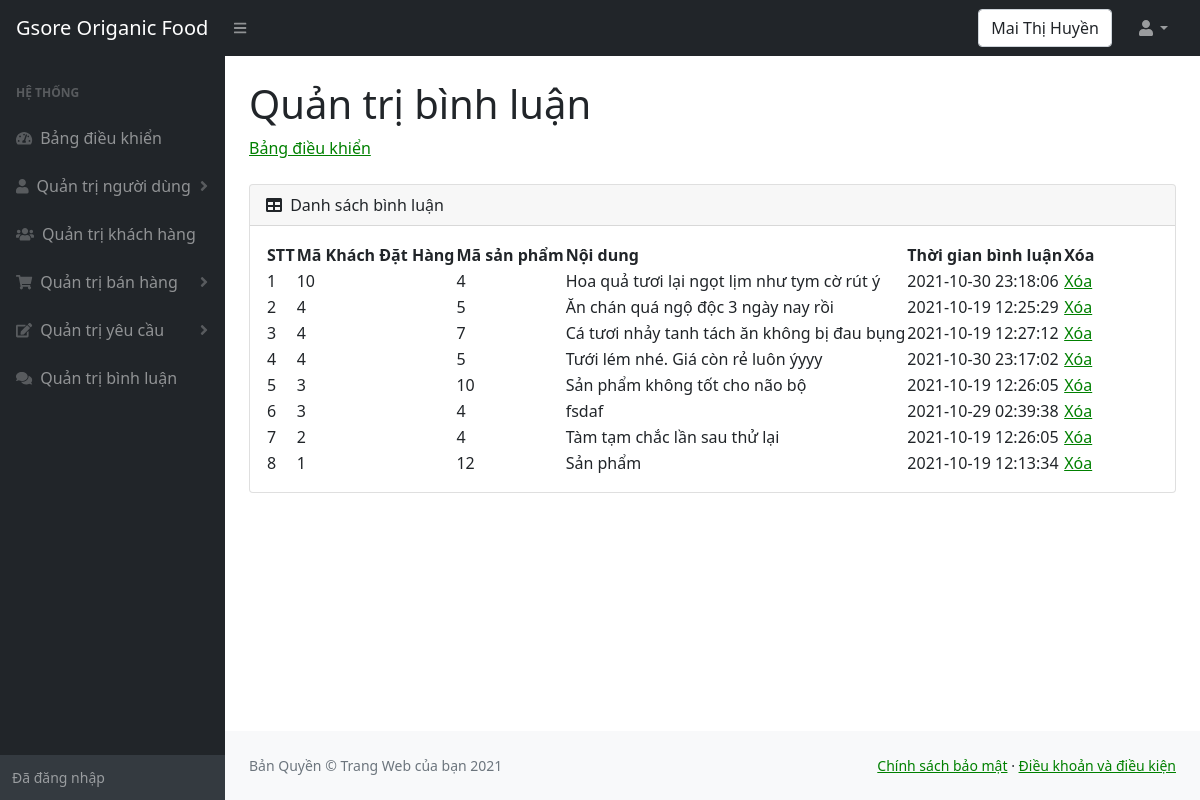
Page /nhanvien/binhluan.php (signed in) on the committed database.
### tables this page shows
CREATE TABLE `binhluan` (
  `makhachdathang` int(10) NOT NULL,
  `masanpham` int(10) NOT NULL,
  `noidungbinhluan` text NOT NULL,
  `thoigianbinhluan` datetime NOT NULL
);

### nhanvien/binhluan.php (the view, shortened to what this page needs)
<!DOCTYPE html>
<html lang="en">
<head>
    <link href="https://cdn.jsdelivr.net/npm/simple-datatables@latest/dist/style.css" rel="stylesheet" />
    <link href="css/styles.css" rel="stylesheet" />
</head>
<body class="sb-nav-fixed">
    <nav class="sb-topnav navbar navbar-expand navbar-dark bg-dark">
        <a class="navbar-brand ps-3" href="../index.php">Gsore Origanic Food </a>
        <button class="btn btn-link btn-sm order-1 order-lg-0 me-4 me-lg-0" id="sidebarToggle" href="#!"><i class="fas fa-bars"></i></button>
        <form class="d-none d-md-inline-block form-inline ms-auto me-0 me-md-3 my-2 my-md-0">
            <div class="input-group">
                <div class="form-control"><?php echo $_SESSION['ten_nguoi_dung']; ?> </div>
            </div>
        </form>
        <ul class="navbar-nav ms-auto ms-md-0 me-3 me-lg-4">
            <li class="nav-item dropdown">
                <a class="nav-link dropdown-toggle" id="navbarDropdown" href="#" role="button" data-bs-toggle="dropdown" aria-expanded="false"><i class="fas fa-user fa-fw"></i></a>
            </li>
        </ul>
    </nav>
    <div id="layoutSidenav">
        <div id="layoutSidenav_nav">
            <nav class="sb-sidenav accordion sb-sidenav-dark" id="sidenavAccordion">
                <div class="sb-sidenav-menu">
                    <div class="nav">
                        <div class="sb-sidenav-menu-heading">Hệ thống</div>
                        <a class="nav-link" href="index.php">
                            <div class="sb-nav-link-icon"><i class="fas fa-tachometer-alt"></i></div>
                            Bảng điều khiển
                        </a>
                        <a class="nav-link collapsed" href="nguoidung.php" data-bs-toggle="collapse" data-bs-target="#collapseOne" aria-expanded="false" aria-controls="collapseOne">
                            <div class="sb-nav-link-icon"><i class="fas fa-user"></i></div>
                            Quản trị người dùng
                            <div class="sb-sidenav-collapse-arrow"><i class="fas fa-angle-down"></i></div>
                        </a>
                        <a class="nav-link" href="khachhang.php">
                            <div class="sb-nav-link-icon"><i class="fas fa-users"></i></div>
                            Quản trị khách hàng
                        </a>
                        <a class="nav-link collapsed" href="#" data-bs-toggle="collapse" data-bs-target="#collapseThree" aria-expanded="false" aria-controls="collapseThree">
                            <div class="sb-nav-link-icon"><i class="fas fa-shopping-cart"></i></div>
                            Quản trị bán hàng
                            <div class="sb-sidenav-collapse-arrow"><i class="fas fa-angle-down"></i></div>
                        </a>
                        <a class="nav-link collapsed" href="#" data-bs-toggle="collapse" data-bs-target="#collapseFour" aria-expanded="false" aria-controls="collapseFour">
                            <div class="sb-nav-link-icon"><i class="fas fa-edit"></i></div>
                            Quản trị yêu cầu
                            <div class="sb-sidenav-collapse-arrow"><i class="fas fa-angle-down"></i></div>
                        </a>
                        <a class="nav-link" href="binhluan.php">
                            <div class="sb-nav-link-icon"><i class="fas fa-comments"></i></div>
                            Quản trị bình luận
                        </a>
                    </div>
                </div>
                <div class="sb-sidenav-footer">
                    <div class="small">Đã đăng nhập</div>
                </div>
            </nav>
        </div>
        <div id="layoutSidenav_content">
            <main>
                <div class="container-fluid px-4">
                    <h1 class="mt-4">Quản trị bình luận</h1>
                    <ol class="breadcrumb mb-4">
                        <li class="breadcrumb-item"><a href="index.php">Bảng điều khiển </a></li>
                    </ol>
                    <div class="card mb-4">
                        <div class="card-header">
                            <i class="fas fa-table me-1"></i>
                            Danh sách bình luận
                        </div>
                        <div class="card-body">
                            <table id="datatablesSimple">
                                <thead>
                                    <tr>
                                        <th>STT</th>
                                        <th>Mã Khách Đặt Hàng</th>
                                        <th>Mã sản phẩm</th>
                                        <th>Nội dung</th>
                                        <th>Thời gian bình luận</th>
                                        <th>Xóa</th>
                                    </tr>
                                </thead>
                                <tbody>
                                    <?php
                                    include("../config.php");
                                    $sql = "
                                                  SELECT *
                                                  FROM binhluan
                                                  ORDER BY makhachdathang DESC
                                        ";
                                    $binh_luan = mysqli_query($ket_noi, $sql);
                                    $i = 0;
                                    while ($row = mysqli_fetch_array($binh_luan)) {
                                        $i++;; ?>
                                        <tr>
                                            <td><?php echo $i; ?></td>
                                            <td><?php echo $row["makhachdathang"]; ?></td>
                                            <td><?php echo $row["masanpham"]; ?></td>
                                            <td><?php echo $row["noidungbinhluan"]; ?></td>
                                            <td><?php echo $row["thoigianbinhluan"]; ?></td>
                                            <td><a href="binhluanxoa.php?id=<?php echo $row["makhachdathang"]; ?>">Xóa</a></td>
                                        </tr>
                                    <?php
                                    }; ?>
                                </tbody>
                            </table>
                        </div>
                    </div>
                </div>
            </main>
            <footer class="py-4 bg-light mt-auto">
                <div class="container-fluid px-4">
                    <div class="d-flex align-items-center justify-content-between small">
                        <div class="text-muted">Bản Quyền &copy; Trang Web của bạn 2021</div>
                        <div>
                            <a href="chinhsachbaomat.php">Chính sách bảo mật</a>
                            &middot;
                            <a href="chinhsachbaomat.php">Điều khoản và điều kiện</a>
                        </div>
                    </div>
                </div>
            </footer>
        </div>
    </div>
</body>
</html>

### rows in the picture
binhluan: makhachdathang "10", masanpham "4", noidungbinhluan "Hoa quả tươi lại ngọt lịm như tym cờ rút ý", thoigianbinhluan "2021-10-30 23:18:06"
binhluan: makhachdathang "4", masanpham "5", noidungbinhluan "Ăn chán quá ngộ độc 3 ngày nay rồi", thoigianbinhluan "2021-10-19 12:25:29"
binhluan: makhachdathang "4", masanpham "7", noidungbinhluan "Cá tươi nhảy tanh tách ăn không bị đau bụng", thoigianbinhluan "2021-10-19 12:27:12"
binhluan: makhachdathang "4", masanpham "5", noidungbinhluan "Tưới lém nhé. Giá còn rẻ luôn ýyyy", thoigianbinhluan "2021-10-30 23:17:02"
binhluan: makhachdathang "3", masanpham "10", noidungbinhluan "Sản phẩm không tốt cho não bộ", thoigianbinhluan "2021-10-19 12:26:05"
binhluan: makhachdathang "3", masanpham "4", noidungbinhluan "fsdaf", thoigianbinhluan "2021-10-29 02:39:38"
binhluan: makhachdathang "2", masanpham "4", noidungbinhluan "Tàm tạm chắc lần sau thử lại", thoigianbinhluan "2021-10-19 12:26:05"
binhluan: makhachdathang "1", masanpham "12", noidungbinhluan "Sản phẩm", thoigianbinhluan "2021-10-19 12:13:34"

### other values in the picture
$_SESSION['ten_nguoi_dung'] "Mai Thị Huyền"
